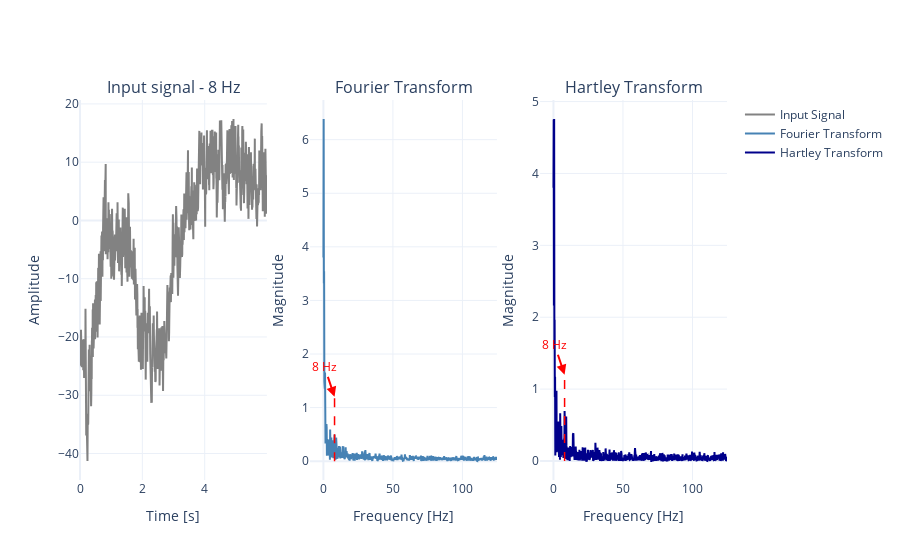
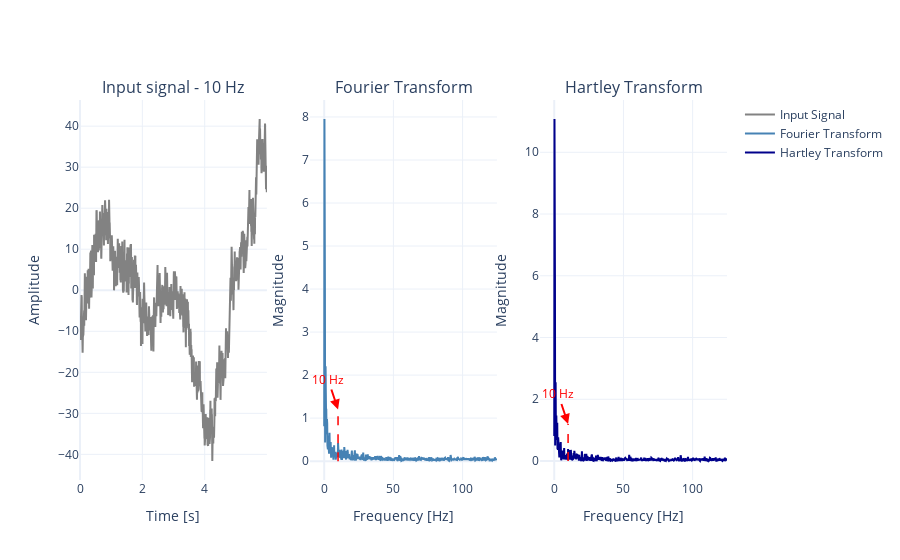
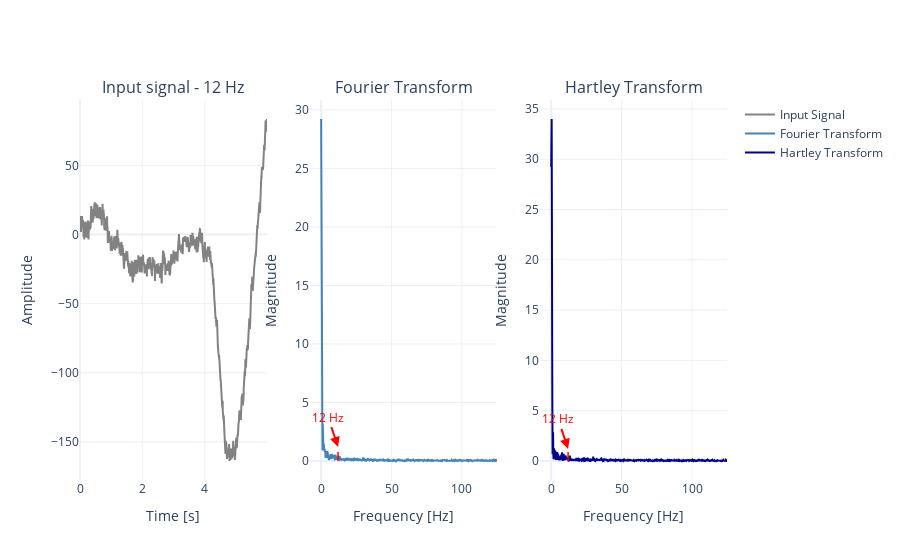
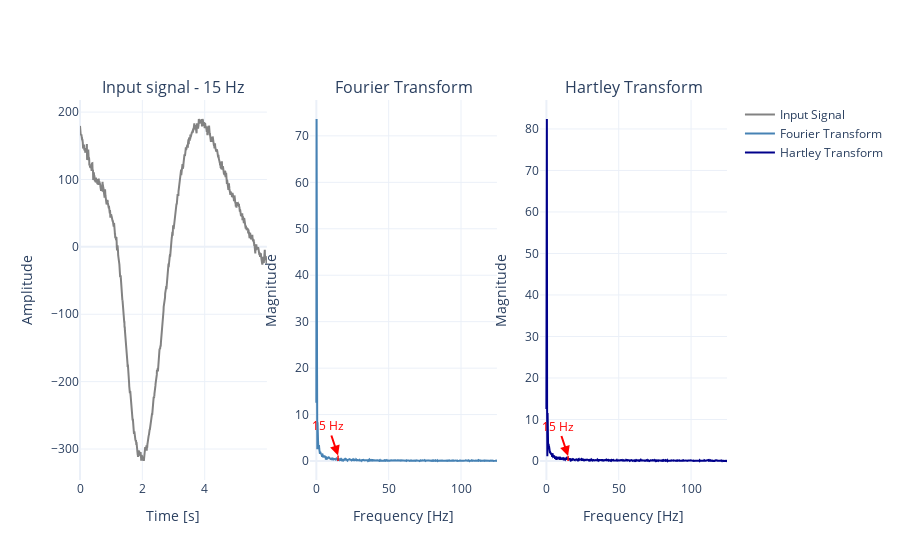

The notebook cell these images were saved under, in order:
### Markdown cell above
#### Plotting the signal and its Fourier and Hartley Transforms after CAR

### Code cell
s = [signals8, signals10, signals12, signals15]
sf = [8, 10, 12, 15]

for idx, signal in enumerate(s):
    hartley_fourier(signal=np.reshape(signal, (signal.shape[2])), stimulus_frequency=sf[idx], sampling_frequency=250)

### Figure 1 — Plotly figure (JSON) as saved in the notebook; plotly's stock layout.template omitted (floating-point values rounded to 4 significant figures; data arrays with more than 128 entries replaced by an {"elided": "..."} marker saying what was removed)
{"data": [{"line": {"color": "rgb(130, 130, 130)"}, "mode": "lines", "name": "Input Signal", "type": "scatter", "x": {"elided": "1500 float values"}, "xaxis": "x", "y": {"elided": "1500 float values"}, "yaxis": "y"}, {"line": {"color": "rgb(70, 130, 180)"}, "mode": "lines", "name": "Fourier Transform", "type": "scatter", "x": {"elided": "1500 float values"}, "xaxis": "x2", "y": {"elided": "750 float values"}, "yaxis": "y2"}, {"line": {"color": "rgb(0, 0, 139)"}, "mode": "lines", "name": "Hartley Transform", "type": "scatter", "x": {"elided": "1500 float values"}, "xaxis": "x3", "y": {"elided": "750 float values"}, "yaxis": "y3"}], "layout": {"annotations": [{"font": {"size": 16}, "showarrow": false, "text": "Input signal - 8 Hz", "x": 0.1444, "xanchor": "center", "xref": "paper", "y": 1, "yanchor": "bottom", "yref": "paper"}, {"font": {"size": 16}, "showarrow": false, "text": "Fourier Transform", "x": 0.5, "xanchor": "center", "xref": "paper", "y": 1, "yanchor": "bottom", "yref": "paper"}, {"font": {"size": 16}, "showarrow": false, "text": "Hartley Transform", "x": 0.8556, "xanchor": "center", "xref": "paper", "y": 1, "yanchor": "bottom", "yref": "paper"}, {"arrowcolor": "red", "arrowhead": 2, "arrowsize": 1, "arrowwidth": 2, "font": {"color": "red", "size": 12}, "showarrow": true, "text": "8 Hz", "x": 8, "xref": "x2", "y": 1.2, "yref": "y2"}, {"arrowcolor": "red", "arrowhead": 2, "arrowsize": 1, "arrowwidth": 2, "font": {"color": "red", "size": 12}, "showarrow": true, "text": "8 Hz", "x": 8, "xref": "x3", "y": 1.2, "yref": "y3"}], "shapes": [{"line": {"color": "red", "dash": "dash", "width": 1.5}, "type": "line", "x0": 8, "x1": 8, "xref": "x2", "y0": 0, "y1": 1.2, "yref": "y2"}, {"line": {"color": "red", "dash": "dash", "width": 1.5}, "type": "line", "x0": 8, "x1": 8, "xref": "x3", "y0": 0, "y1": 1.2, "yref": "y3"}], "title": {"text": ""}, "xaxis": {"anchor": "y", "domain": [0, 0.2889], "title": {"text": "Time [s]"}}, "xaxis2": {"anchor": "y2", "domain": [0.3556, 0.6444], "title": {"text": "Frequency [Hz]"}}, "xaxis3": {"anchor": "y3", "domain": [0.7111, 1], "title": {"text": "Frequency [Hz]"}}, "yaxis": {"anchor": "x", "domain": [0, 1], "title": {"text": "Amplitude"}}, "yaxis2": {"anchor": "x2", "domain": [0, 1], "title": {"text": "Magnitude"}}, "yaxis3": {"anchor": "x3", "domain": [0, 1], "title": {"text": "Magnitude"}}}}

### Figure 2 — Plotly figure (JSON) as saved in the notebook; plotly's stock layout.template omitted (floating-point values rounded to 4 significant figures; data arrays with more than 128 entries replaced by an {"elided": "..."} marker saying what was removed)
{"data": [{"line": {"color": "rgb(130, 130, 130)"}, "mode": "lines", "name": "Input Signal", "type": "scatter", "x": {"elided": "1500 float values"}, "xaxis": "x", "y": {"elided": "1500 float values"}, "yaxis": "y"}, {"line": {"color": "rgb(70, 130, 180)"}, "mode": "lines", "name": "Fourier Transform", "type": "scatter", "x": {"elided": "1500 float values"}, "xaxis": "x2", "y": {"elided": "750 float values"}, "yaxis": "y2"}, {"line": {"color": "rgb(0, 0, 139)"}, "mode": "lines", "name": "Hartley Transform", "type": "scatter", "x": {"elided": "1500 float values"}, "xaxis": "x3", "y": {"elided": "750 float values"}, "yaxis": "y3"}], "layout": {"annotations": [{"font": {"size": 16}, "showarrow": false, "text": "Input signal - 10 Hz", "x": 0.1444, "xanchor": "center", "xref": "paper", "y": 1, "yanchor": "bottom", "yref": "paper"}, {"font": {"size": 16}, "showarrow": false, "text": "Fourier Transform", "x": 0.5, "xanchor": "center", "xref": "paper", "y": 1, "yanchor": "bottom", "yref": "paper"}, {"font": {"size": 16}, "showarrow": false, "text": "Hartley Transform", "x": 0.8556, "xanchor": "center", "xref": "paper", "y": 1, "yanchor": "bottom", "yref": "paper"}, {"arrowcolor": "red", "arrowhead": 2, "arrowsize": 1, "arrowwidth": 2, "font": {"color": "red", "size": 12}, "showarrow": true, "text": "10 Hz", "x": 10, "xref": "x2", "y": 1.2, "yref": "y2"}, {"arrowcolor": "red", "arrowhead": 2, "arrowsize": 1, "arrowwidth": 2, "font": {"color": "red", "size": 12}, "showarrow": true, "text": "10 Hz", "x": 10, "xref": "x3", "y": 1.2, "yref": "y3"}], "shapes": [{"line": {"color": "red", "dash": "dash", "width": 1.5}, "type": "line", "x0": 10, "x1": 10, "xref": "x2", "y0": 0, "y1": 1.2, "yref": "y2"}, {"line": {"color": "red", "dash": "dash", "width": 1.5}, "type": "line", "x0": 10, "x1": 10, "xref": "x3", "y0": 0, "y1": 1.2, "yref": "y3"}], "title": {"text": ""}, "xaxis": {"anchor": "y", "domain": [0, 0.2889], "title": {"text": "Time [s]"}}, "xaxis2": {"anchor": "y2", "domain": [0.3556, 0.6444], "title": {"text": "Frequency [Hz]"}}, "xaxis3": {"anchor": "y3", "domain": [0.7111, 1], "title": {"text": "Frequency [Hz]"}}, "yaxis": {"anchor": "x", "domain": [0, 1], "title": {"text": "Amplitude"}}, "yaxis2": {"anchor": "x2", "domain": [0, 1], "title": {"text": "Magnitude"}}, "yaxis3": {"anchor": "x3", "domain": [0, 1], "title": {"text": "Magnitude"}}}}

### Figure 3 — Plotly figure (JSON) as saved in the notebook; plotly's stock layout.template omitted (floating-point values rounded to 4 significant figures; data arrays with more than 128 entries replaced by an {"elided": "..."} marker saying what was removed)
{"data": [{"line": {"color": "rgb(130, 130, 130)"}, "mode": "lines", "name": "Input Signal", "type": "scatter", "x": {"elided": "1500 float values"}, "xaxis": "x", "y": {"elided": "1500 float values"}, "yaxis": "y"}, {"line": {"color": "rgb(70, 130, 180)"}, "mode": "lines", "name": "Fourier Transform", "type": "scatter", "x": {"elided": "1500 float values"}, "xaxis": "x2", "y": {"elided": "750 float values"}, "yaxis": "y2"}, {"line": {"color": "rgb(0, 0, 139)"}, "mode": "lines", "name": "Hartley Transform", "type": "scatter", "x": {"elided": "1500 float values"}, "xaxis": "x3", "y": {"elided": "750 float values"}, "yaxis": "y3"}], "layout": {"annotations": [{"font": {"size": 16}, "showarrow": false, "text": "Input signal - 12 Hz", "x": 0.1444, "xanchor": "center", "xref": "paper", "y": 1, "yanchor": "bottom", "yref": "paper"}, {"font": {"size": 16}, "showarrow": false, "text": "Fourier Transform", "x": 0.5, "xanchor": "center", "xref": "paper", "y": 1, "yanchor": "bottom", "yref": "paper"}, {"font": {"size": 16}, "showarrow": false, "text": "Hartley Transform", "x": 0.8556, "xanchor": "center", "xref": "paper", "y": 1, "yanchor": "bottom", "yref": "paper"}, {"arrowcolor": "red", "arrowhead": 2, "arrowsize": 1, "arrowwidth": 2, "font": {"color": "red", "size": 12}, "showarrow": true, "text": "12 Hz", "x": 12, "xref": "x2", "y": 1.2, "yref": "y2"}, {"arrowcolor": "red", "arrowhead": 2, "arrowsize": 1, "arrowwidth": 2, "font": {"color": "red", "size": 12}, "showarrow": true, "text": "12 Hz", "x": 12, "xref": "x3", "y": 1.2, "yref": "y3"}], "shapes": [{"line": {"color": "red", "dash": "dash", "width": 1.5}, "type": "line", "x0": 12, "x1": 12, "xref": "x2", "y0": 0, "y1": 1.2, "yref": "y2"}, {"line": {"color": "red", "dash": "dash", "width": 1.5}, "type": "line", "x0": 12, "x1": 12, "xref": "x3", "y0": 0, "y1": 1.2, "yref": "y3"}], "title": {"text": ""}, "xaxis": {"anchor": "y", "domain": [0, 0.2889], "title": {"text": "Time [s]"}}, "xaxis2": {"anchor": "y2", "domain": [0.3556, 0.6444], "title": {"text": "Frequency [Hz]"}}, "xaxis3": {"anchor": "y3", "domain": [0.7111, 1], "title": {"text": "Frequency [Hz]"}}, "yaxis": {"anchor": "x", "domain": [0, 1], "title": {"text": "Amplitude"}}, "yaxis2": {"anchor": "x2", "domain": [0, 1], "title": {"text": "Magnitude"}}, "yaxis3": {"anchor": "x3", "domain": [0, 1], "title": {"text": "Magnitude"}}}}

### Figure 4 — Plotly figure (JSON) as saved in the notebook; plotly's stock layout.template omitted (floating-point values rounded to 4 significant figures; data arrays with more than 128 entries replaced by an {"elided": "..."} marker saying what was removed)
{"data": [{"line": {"color": "rgb(130, 130, 130)"}, "mode": "lines", "name": "Input Signal", "type": "scatter", "x": {"elided": "1500 float values"}, "xaxis": "x", "y": {"elided": "1500 float values"}, "yaxis": "y"}, {"line": {"color": "rgb(70, 130, 180)"}, "mode": "lines", "name": "Fourier Transform", "type": "scatter", "x": {"elided": "1500 float values"}, "xaxis": "x2", "y": {"elided": "750 float values"}, "yaxis": "y2"}, {"line": {"color": "rgb(0, 0, 139)"}, "mode": "lines", "name": "Hartley Transform", "type": "scatter", "x": {"elided": "1500 float values"}, "xaxis": "x3", "y": {"elided": "750 float values"}, "yaxis": "y3"}], "layout": {"annotations": [{"font": {"size": 16}, "showarrow": false, "text": "Input signal - 15 Hz", "x": 0.1444, "xanchor": "center", "xref": "paper", "y": 1, "yanchor": "bottom", "yref": "paper"}, {"font": {"size": 16}, "showarrow": false, "text": "Fourier Transform", "x": 0.5, "xanchor": "center", "xref": "paper", "y": 1, "yanchor": "bottom", "yref": "paper"}, {"font": {"size": 16}, "showarrow": false, "text": "Hartley Transform", "x": 0.8556, "xanchor": "center", "xref": "paper", "y": 1, "yanchor": "bottom", "yref": "paper"}, {"arrowcolor": "red", "arrowhead": 2, "arrowsize": 1, "arrowwidth": 2, "font": {"color": "red", "size": 12}, "showarrow": true, "text": "15 Hz", "x": 15, "xref": "x2", "y": 1.2, "yref": "y2"}, {"arrowcolor": "red", "arrowhead": 2, "arrowsize": 1, "arrowwidth": 2, "font": {"color": "red", "size": 12}, "showarrow": true, "text": "15 Hz", "x": 15, "xref": "x3", "y": 1.2, "yref": "y3"}], "shapes": [{"line": {"color": "red", "dash": "dash", "width": 1.5}, "type": "line", "x0": 15, "x1": 15, "xref": "x2", "y0": 0, "y1": 1.2, "yref": "y2"}, {"line": {"color": "red", "dash": "dash", "width": 1.5}, "type": "line", "x0": 15, "x1": 15, "xref": "x3", "y0": 0, "y1": 1.2, "yref": "y3"}], "title": {"text": ""}, "xaxis": {"anchor": "y", "domain": [0, 0.2889], "title": {"text": "Time [s]"}}, "xaxis2": {"anchor": "y2", "domain": [0.3556, 0.6444], "title": {"text": "Frequency [Hz]"}}, "xaxis3": {"anchor": "y3", "domain": [0.7111, 1], "title": {"text": "Frequency [Hz]"}}, "yaxis": {"anchor": "x", "domain": [0, 1], "title": {"text": "Amplitude"}}, "yaxis2": {"anchor": "x2", "domain": [0, 1], "title": {"text": "Magnitude"}}, "yaxis3": {"anchor": "x3", "domain": [0, 1], "title": {"text": "Magnitude"}}}}
